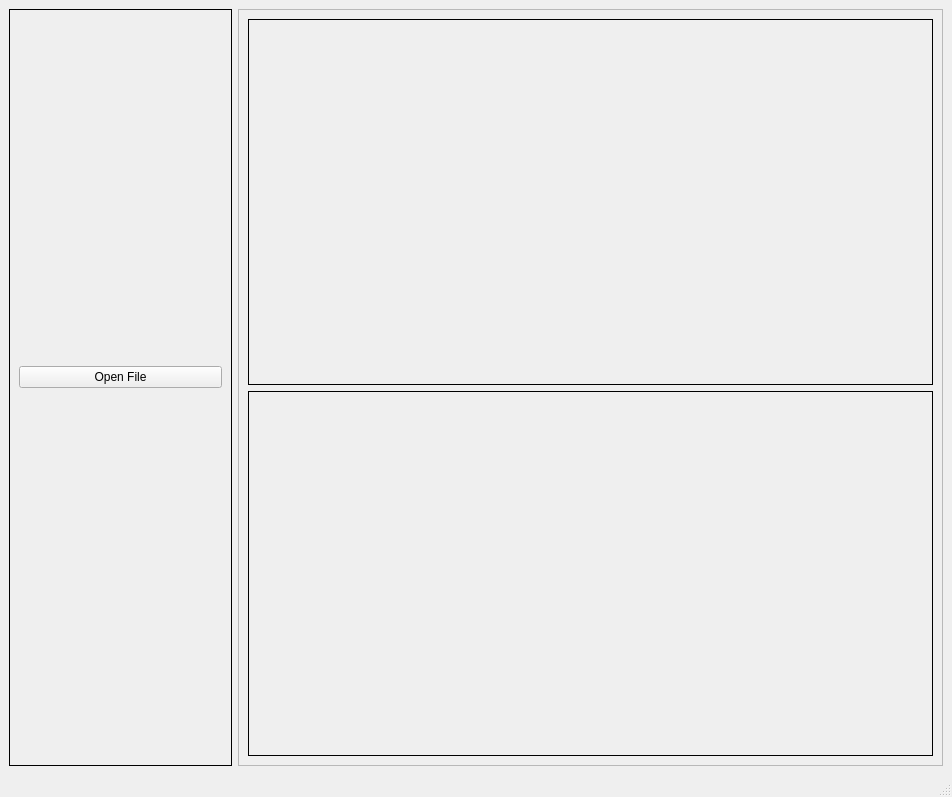
<?xml version="1.0" encoding="UTF-8"?>
<ui version="4.0">
 <class>MainWindow</class>
 <widget class="QMainWindow" name="MainWindow">
  <property name="geometry">
   <rect>
    <x>0</x>
    <y>0</y>
    <width>952</width>
    <height>797</height>
   </rect>
  </property>
  <property name="windowTitle">
   <string>MainWindow</string>
  </property>
  <widget class="QWidget" name="centralwidget">
   <layout class="QHBoxLayout" name="horizontalLayout">
    <item>
     <widget class="QFrame" name="dialogFrm">
      <property name="maximumSize">
       <size>
        <width>223</width>
        <height>16777215</height>
       </size>
      </property>
      <property name="frameShape">
       <enum>QFrame::Box</enum>
      </property>
      <property name="frameShadow">
       <enum>QFrame::Plain</enum>
      </property>
      <property name="lineWidth">
       <number>1</number>
      </property>
      <layout class="QVBoxLayout" name="verticalLayout_3">
       <item>
        <widget class="QPushButton" name="fileBtn">
         <property name="text">
          <string>Open File</string>
         </property>
        </widget>
       </item>
       <item>
        <spacer name="horizontalSpacer">
         <property name="orientation">
          <enum>Qt::Horizontal</enum>
         </property>
         <property name="sizeType">
          <enum>QSizePolicy::Fixed</enum>
         </property>
         <property name="sizeHint" stdset="0">
          <size>
           <width>200</width>
           <height>20</height>
          </size>
         </property>
        </spacer>
       </item>
      </layout>
     </widget>
    </item>
    <item>
     <widget class="QFrame" name="workFrm">
      <property name="frameShape">
       <enum>QFrame::StyledPanel</enum>
      </property>
      <property name="frameShadow">
       <enum>QFrame::Raised</enum>
      </property>
      <layout class="QVBoxLayout" name="verticalLayout_2" stretch="1,1">
       <item>
        <widget class="QFrame" name="sourceMonitorFrm">
         <property name="autoFillBackground">
          <bool>false</bool>
         </property>
         <property name="frameShape">
          <enum>QFrame::Box</enum>
         </property>
         <property name="frameShadow">
          <enum>QFrame::Plain</enum>
         </property>
         <property name="lineWidth">
          <number>1</number>
         </property>
         <property name="midLineWidth">
          <number>0</number>
         </property>
         <layout class="QVBoxLayout" name="verticalLayout">
          <item>
           <widget class="QWidget" name="sourceMonitor" native="true"/>
          </item>
         </layout>
        </widget>
       </item>
       <item>
        <widget class="QFrame" name="editorFrm">
         <property name="minimumSize">
          <size>
           <width>300</width>
           <height>100</height>
          </size>
         </property>
         <property name="frameShape">
          <enum>QFrame::Box</enum>
         </property>
         <property name="frameShadow">
          <enum>QFrame::Plain</enum>
         </property>
         <property name="lineWidth">
          <number>1</number>
         </property>
        </widget>
       </item>
      </layout>
     </widget>
    </item>
   </layout>
  </widget>
  <widget class="QMenuBar" name="menubar">
   <property name="geometry">
    <rect>
     <x>0</x>
     <y>0</y>
     <width>952</width>
     <height>26</height>
    </rect>
   </property>
  </widget>
  <widget class="QStatusBar" name="statusbar"/>
 </widget>
 <resources/>
 <connections/>
</ui>
